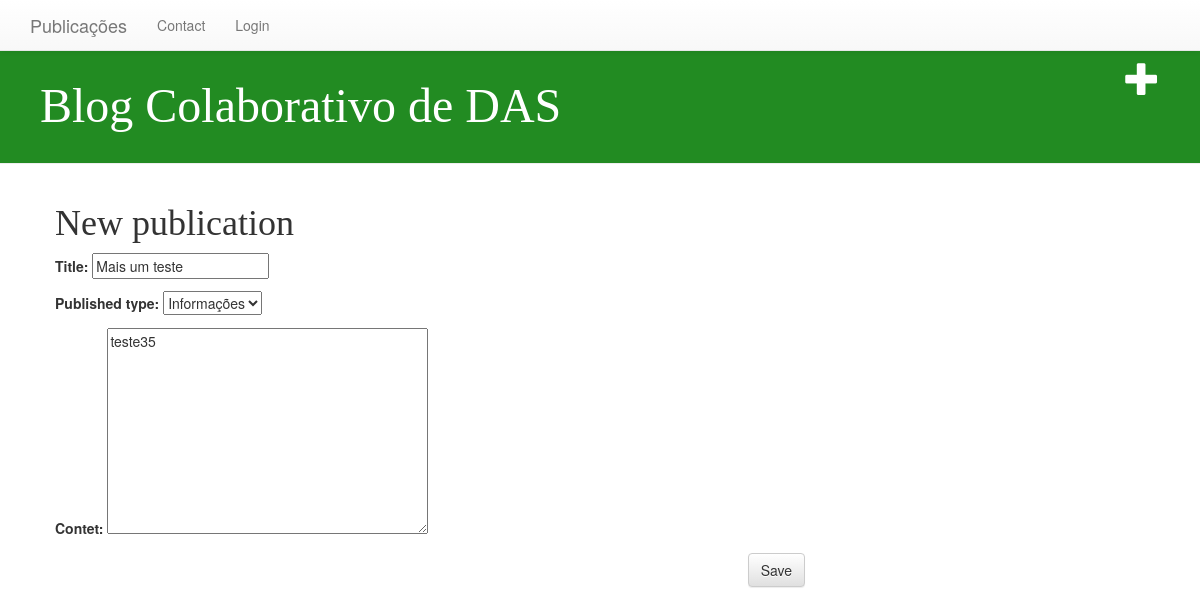
Page /publication/3/edit/ on the earlier database version.
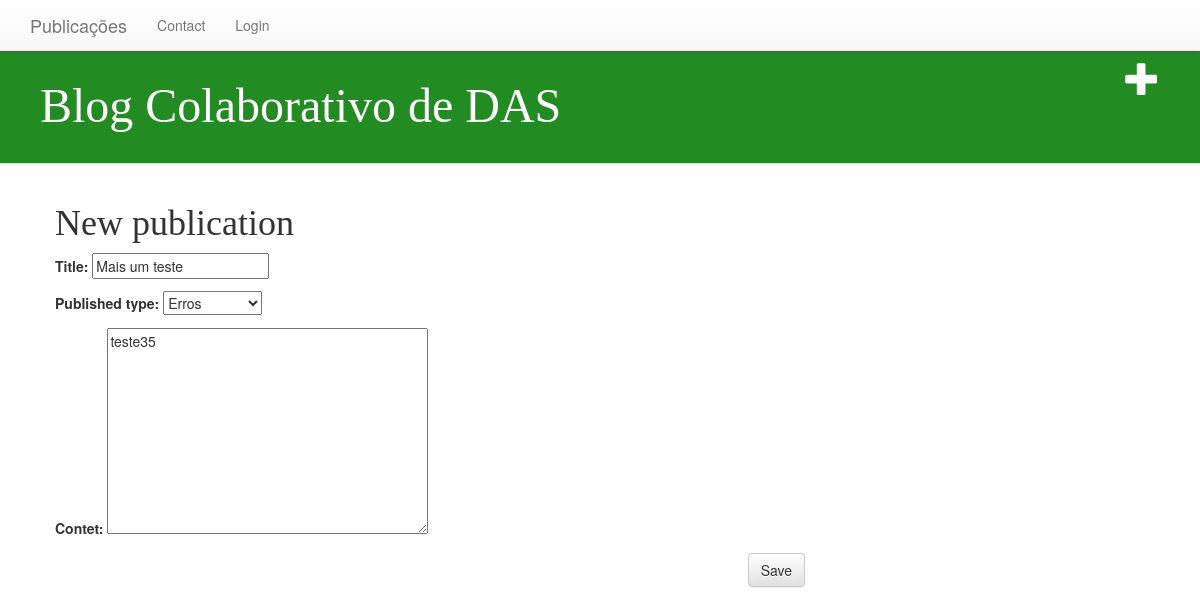
Same page on the later database version.
### blog/models.py (models this page shows, shortened)
class Publication(models.Model):
	author = models.ForeignKey('auth.User')
	title = models.CharField(max_length = 150)
	contet = models.TextField()
	created_date = models.DateTimeField(default = timezone.now)
	published_date = models.DateTimeField(blank = True, null = True)
	published_type = models.CharField(max_length = 20, default = 1)

### blog/views.py (the view)
# urls.py: url(r'^publication/(?P<pk>[0-9]+)/edit/$', views.publication_edit, name='publication_edit'),
def publication_edit(request, pk):
	publication = get_object_or_404(Publication, pk=pk)
	if request.method == "POST":
		form = PublicationForm(request.POST, instance = publication)
		if form.is_valid():
			publication = form.save (commit = False)
			publication.author = request.user
			publication.published_date = timezone.now()
			publication.save()
			return redirect ('blog.views.publication_detail', pk=publication.pk)
	else:
		form = PublicationForm(instance = publication)
	return render (request, 'blog/publication_edit.html', {'form': form})

### blog/forms.py
class PublicationForm (forms.ModelForm):
	class Meta:
		model = Publication
		fields = ('title', 'published_type', 'contet',)
	published_type = forms.ChoiceField(choices = TYPE_CHOISE)

### blog/templates/blog/publication_edit.html
{% extends 'blog/base.html' %}
{% block content %}
    <h1>New publication</h1>
    <form method="POST" class="publication-form">{% csrf_token %}
        {{ form.as_p }}
        <button type="submit" class="save btn btn-default">Save</button>
    </form>
{% endblock %}

Differences in the rows shown:
changed Publication "Mais um teste": published_type "Informações" → "Erros"
